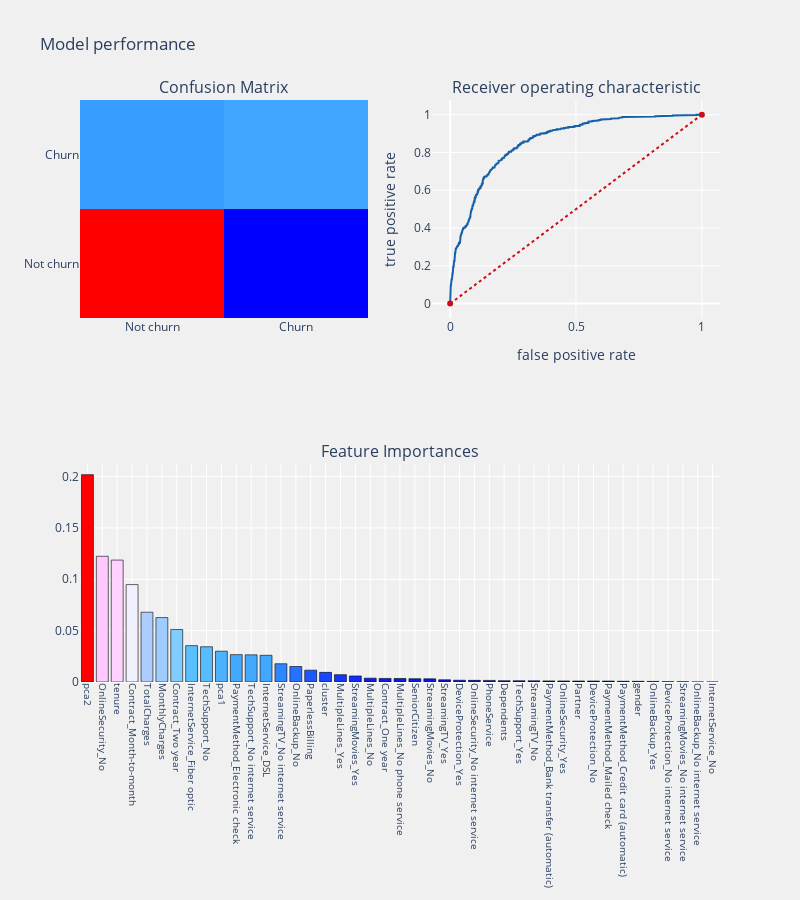

Notebook source saved alongside this figure:
### Code cell
telecom_churn_prediction(GBclassifier_base, X_train, X_test, y_train.values.ravel(), y_test.values.ravel(),
                         cols,'features', threshold_plot = True)

### Figure 1 — Plotly figure (JSON) as saved in the notebook; plotly's stock layout.template omitted (floating-point values rounded to 4 significant figures; data arrays with more than 128 entries replaced by an {"elided": "..."} marker saying what was removed)
{"data": [{"colorscale": [[0, "rgb(0,0,255)"], [0.1, "rgb(51,153,255)"], [0.2, "rgb(102,204,255)"], [0.3, "rgb(153,204,255)"], [0.4, "rgb(204,204,255)"], [0.5, "rgb(255,255,255)"], [0.6, "rgb(255,204,255)"], [0.7, "rgb(255,153,255)"], [0.8, "rgb(255,102,204)"], [0.9, "rgb(255,102,102)"], [1, "rgb(255,0,0)"]], "name": "matrix", "showscale": false, "type": "heatmap", "x": ["Not churn", "Churn"], "xaxis": "x", "y": ["Not churn", "Churn"], "yaxis": "y", "z": [[1165, 117], [230, 249]]}, {"line": {"color": "rgb(22, 96, 167)", "width": 2}, "name": "Roc : 0.7142846674200997", "type": "scatter", "x": {"elided": "540 float values"}, "xaxis": "x2", "y": {"elided": "540 float values"}, "yaxis": "y2"}, {"line": {"color": "rgb(205, 12, 24)", "dash": "dot", "width": 2}, "type": "scatter", "x": [0, 1], "xaxis": "x2", "y": [0, 1], "yaxis": "y2"}, {"marker": {"color": [0.2018, 0.1224, 0.1187, 0.09482, 0.06792, 0.06272, 0.05113, 0.0354, 0.03432, 0.03, 0.02665, 0.02643, 0.02599, 0.01777, 0.01508, 0.01152, 0.009371, 0.007151, 0.005879, 0.003725, 0.003465, 0.00342, 0.003209, 0.003083, 0.002144, 0.001718, 0.00161, 0.001562, 0.001235, 0.001222, 0.00112, 0.001081, 0.001019, 0.0009592, 0.0009536, 0.0009073, 0.0007433, 0.0006601, 0.0005721, 0.0002963, 0.000185, 4.34e-05, 0], "colorscale": [[0, "rgb(0,0,255)"], [0.1, "rgb(51,153,255)"], [0.2, "rgb(102,204,255)"], [0.3, "rgb(153,204,255)"], [0.4, "rgb(204,204,255)"], [0.5, "rgb(255,255,255)"], [0.6, "rgb(255,204,255)"], [0.7, "rgb(255,153,255)"], [0.8, "rgb(255,102,204)"], [0.9, "rgb(255,102,102)"], [1, "rgb(255,0,0)"]], "line": {"color": "black", "width": 0.6}}, "name": "coefficients", "type": "bar", "x": ["pca2", "OnlineSecurity_No", "tenure", "Contract_Month-to-month", "TotalCharges", "MonthlyCharges", "Contract_Two year", "InternetService_Fiber optic", "TechSupport_No", "pca1", "PaymentMethod_Electronic check", "TechSupport_No internet service", "InternetService_DSL", "StreamingTV_No internet service", "OnlineBackup_No", "PaperlessBilling", "cluster", "MultipleLines_Yes", "StreamingMovies_Yes", "MultipleLines_No", "Contract_One year", "MultipleLines_No phone service", "SeniorCitizen", "StreamingMovies_No", "StreamingTV_Yes", "DeviceProtection_Yes", "OnlineSecurity_No internet service", "PhoneService", "Dependents", "TechSupport_Yes", "StreamingTV_No", "PaymentMethod_Bank transfer (automatic)", "OnlineSecurity_Yes", "Partner", "DeviceProtection_No", "PaymentMethod_Mailed check", "PaymentMethod_Credit card (automatic)", "gender", "OnlineBackup_Yes", "DeviceProtection_No internet service", "StreamingMovies_No internet service", "OnlineBackup_No internet service", "InternetService_No"], "xaxis": "x3", "y": [0.2018, 0.1224, 0.1187, 0.09482, 0.06792, 0.06272, 0.05113, 0.0354, 0.03432, 0.03, 0.02665, 0.02643, 0.02599, 0.01777, 0.01508, 0.01152, 0.009371, 0.007151, 0.005879, 0.003725, 0.003465, 0.00342, 0.003209, 0.003083, 0.002144, 0.001718, 0.00161, 0.001562, 0.001235, 0.001222, 0.00112, 0.001081, 0.001019, 0.0009592, 0.0009536, 0.0009073, 0.0007433, 0.0006601, 0.0005721, 0.0002963, 0.000185, 4.34e-05, 0], "yaxis": "y3"}], "layout": {"annotations": [{"font": {"size": 16}, "showarrow": false, "text": "Confusion Matrix", "x": 0.225, "xanchor": "center", "xref": "paper", "y": 1, "yanchor": "bottom", "yref": "paper"}, {"font": {"size": 16}, "showarrow": false, "text": "Receiver operating characteristic", "x": 0.775, "xanchor": "center", "xref": "paper", "y": 1, "yanchor": "bottom", "yref": "paper"}, {"font": {"size": 16}, "showarrow": false, "text": "Feature Importances", "x": 0.5, "xanchor": "center", "xref": "paper", "y": 0.375, "yanchor": "bottom", "yref": "paper"}], "autosize": false, "height": 900, "margin": {"b": 195}, "paper_bgcolor": "rgba(240,240,240, 0.95)", "plot_bgcolor": "rgba(240,240,240, 0.95)", "showlegend": false, "title": {"text": "Model performance"}, "width": 800, "xaxis": {"anchor": "y", "domain": [0, 0.45]}, "xaxis2": {"anchor": "y2", "domain": [0.55, 1], "title": {"text": "false positive rate"}}, "xaxis3": {"anchor": "y3", "domain": [0, 1], "showgrid": true, "tickangle": 90, "tickfont": {"size": 10}}, "yaxis": {"anchor": "x", "domain": [0.625, 1]}, "yaxis2": {"anchor": "x2", "domain": [0.625, 1], "title": {"text": "true positive rate"}}, "yaxis3": {"anchor": "x3", "domain": [0, 0.375]}}}
